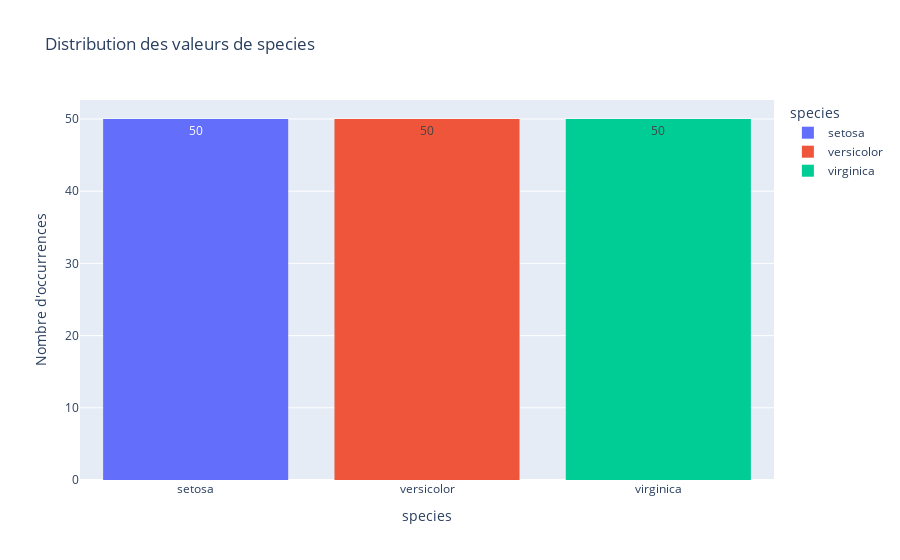

The notebook cell saved with this chart:
### Code cell
fig = px.histogram(
    df,
    x=target,           
    title=f"Distribution des valeurs de {target}",
    color=target,       
    text_auto=True      
)
fig.update_layout(
    xaxis_title=target,
    yaxis_title="Nombre d'occurrences",
    bargap=0.2
)
fig.show()

### Figure 1 — Plotly figure (JSON) as saved in the notebook; plotly's stock layout.template omitted (floating-point values rounded to 4 significant figures)
{"data": [{"bingroup": "x", "hovertemplate": "species=%{x}<br>count=%{y}<extra></extra>", "legendgroup": "setosa", "marker": {"color": "#636efa", "pattern": {"shape": ""}}, "name": "setosa", "orientation": "v", "showlegend": true, "texttemplate": "%{value}", "type": "histogram", "x": ["setosa", "setosa", "setosa", "setosa", "setosa", "setosa", "setosa", "setosa", "setosa", "setosa", "setosa", "setosa", "setosa", "setosa", "setosa", "setosa", "setosa", "setosa", "setosa", "setosa", "setosa", "setosa", "setosa", "setosa", "setosa", "setosa", "setosa", "setosa", "setosa", "setosa", "setosa", "setosa", "setosa", "setosa", "setosa", "setosa", "setosa", "setosa", "setosa", "setosa", "setosa", "setosa", "setosa", "setosa", "setosa", "setosa", "setosa", "setosa", "setosa", "setosa"], "xaxis": "x", "yaxis": "y"}, {"bingroup": "x", "hovertemplate": "species=%{x}<br>count=%{y}<extra></extra>", "legendgroup": "versicolor", "marker": {"color": "#EF553B", "pattern": {"shape": ""}}, "name": "versicolor", "orientation": "v", "showlegend": true, "texttemplate": "%{value}", "type": "histogram", "x": ["versicolor", "versicolor", "versicolor", "versicolor", "versicolor", "versicolor", "versicolor", "versicolor", "versicolor", "versicolor", "versicolor", "versicolor", "versicolor", "versicolor", "versicolor", "versicolor", "versicolor", "versicolor", "versicolor", "versicolor", "versicolor", "versicolor", "versicolor", "versicolor", "versicolor", "versicolor", "versicolor", "versicolor", "versicolor", "versicolor", "versicolor", "versicolor", "versicolor", "versicolor", "versicolor", "versicolor", "versicolor", "versicolor", "versicolor", "versicolor", "versicolor", "versicolor", "versicolor", "versicolor", "versicolor", "versicolor", "versicolor", "versicolor", "versicolor", "versicolor"], "xaxis": "x", "yaxis": "y"}, {"bingroup": "x", "hovertemplate": "species=%{x}<br>count=%{y}<extra></extra>", "legendgroup": "virginica", "marker": {"color": "#00cc96", "pattern": {"shape": ""}}, "name": "virginica", "orientation": "v", "showlegend": true, "texttemplate": "%{value}", "type": "histogram", "x": ["virginica", "virginica", "virginica", "virginica", "virginica", "virginica", "virginica", "virginica", "virginica", "virginica", "virginica", "virginica", "virginica", "virginica", "virginica", "virginica", "virginica", "virginica", "virginica", "virginica", "virginica", "virginica", "virginica", "virginica", "virginica", "virginica", "virginica", "virginica", "virginica", "virginica", "virginica", "virginica", "virginica", "virginica", "virginica", "virginica", "virginica", "virginica", "virginica", "virginica", "virginica", "virginica", "virginica", "virginica", "virginica", "virginica", "virginica", "virginica", "virginica", "virginica"], "xaxis": "x", "yaxis": "y"}], "layout": {"bargap": 0.2, "barmode": "relative", "legend": {"title": {"text": "species"}, "tracegroupgap": 0}, "title": {"text": "Distribution des valeurs de species"}, "xaxis": {"anchor": "y", "categoryarray": ["setosa", "versicolor", "virginica"], "categoryorder": "array", "domain": [0, 1], "title": {"text": "species"}}, "yaxis": {"anchor": "x", "domain": [0, 1], "title": {"text": "Nombre d'occurrences"}}}}
